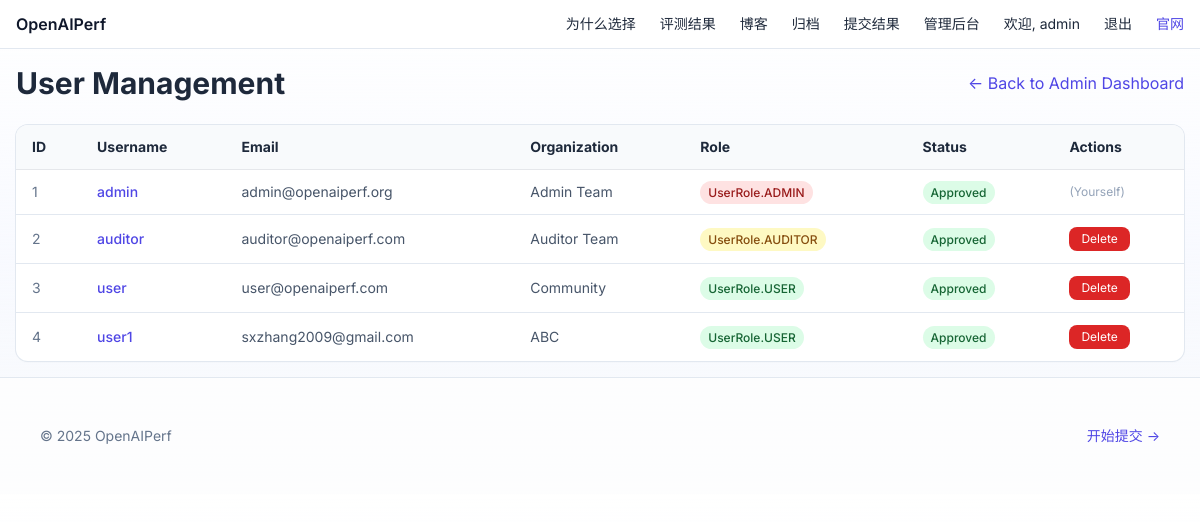
The app's page /admin/users (signed in) with its own data.
### app/models.py (models this page shows, shortened)
class User(SQLModel, table=True):
    id: int | None = Field(default=None, primary_key=True)
    username: str = Field(unique=True, index=True)
    hashed_password: str
    role: UserRole = Field(default=UserRole.USER, index=True)
    email: str = Field(unique=True, index=True)
    organization: str | None = Field(default=None)
    phone: str | None = Field(default=None)
    approved: bool = Field(default=False, index=True)  # New field for approval status
    created_at: dt.datetime = Field(default_factory=lambda: dt.datetime.utcnow())

### app/main.py (the view)
@app.get("/admin/users", response_class=HTMLResponse)
def admin_users_list(
    request: Request,
    session=Depends(get_session),
    user: User = Depends(require_admin),
    user_ctx: dict = Depends(get_user_for_template),
):
    users = session.query(User).order_by(User.id).all()
    ctx = {"request": request, "users": users}
    ctx.update(user_ctx)
    return templates.TemplateResponse("admin/users.html", ctx)

### templates/admin/users.html (shortened to what this page needs)
{% extends "base.html" %}
{% block content %}
<div class="max-w-7xl mx-auto p-4">
  <div class="flex justify-between items-center mb-6">
    <h1 class="text-3xl font-bold">User Management</h1>
    <a href="/admin" class="text-indigo-600 hover:text-indigo-800">&larr; Back to Admin Dashboard</a>
  </div>
  <div class="mt-4 overflow-x-auto bg-white rounded-xl shadow-sm ring-1 ring-slate-200">
    <table class="min-w-full text-sm">
      <thead class="bg-slate-50">
        <tr>
          <th class="px-4 py-3 text-left">ID</th>
          <th class="px-4 py-3 text-left">Username</th>
          <th class="px-4 py-3 text-left">Email</th>
          <th class="px-4 py-3 text-left">Organization</th>
          <th class="px-4 py-3 text-left">Role</th>
          <th class="px-4 py-3 text-left">Status</th>
          <th class="px-4 py-3 text-left">Actions</th>
        </tr>
      </thead>
      <tbody class="divide-y divide-slate-200">
        {% for u in users %}
        <tr class="border-t">
          <td class="px-4 py-3 text-slate-500">{{ u.id }}</td>
          <td class="px-4 py-3 font-medium">
            <a href="/user/{{ u.id }}" class="text-indigo-600 hover:text-indigo-800 hover:underline">{{ u.username }}</a>
          </td>
          <td class="px-4 py-3 text-slate-600">{{ u.email }}</td>
          <td class="px-4 py-3 text-slate-600">{{ u.organization or '-' }}</td>
          <td class="px-4 py-3">
            <span class="capitalize px-2 py-1 text-xs font-medium rounded-full
              {% if u.role == 'admin' %} bg-red-100 text-red-800
              {% elif u.role == 'auditor' %} bg-yellow-100 text-yellow-800
              {% else %} bg-green-100 text-green-800 {% endif %}">
              {{ u.role }}
            </span>
          </td>
          <td class="px-4 py-3">
            {% if u.approved %}
              <span class="px-2 py-1 text-xs font-medium rounded-full bg-green-100 text-green-800">
                Approved
              </span>
            {% else %}
              <span class="px-2 py-1 text-xs font-medium rounded-full bg-yellow-100 text-yellow-800">
                Pending
              </span>
            {% endif %}
          </td>
          <td class="px-4 py-3">
            <div class="flex gap-2">
              {% if current_user.id != u.id and u.role != 'admin' %}
                <form action="/admin/user/{{ u.id }}/delete" method="post" onsubmit="return confirm('Are you sure you want to delete user {{ u.username }}? This action cannot be undone.');" class="inline">
                  <button type="submit" class="px-3 py-1 bg-red-600 text-white text-xs rounded-lg hover:bg-red-700">Delete</button>
                </form>
              {% elif current_user.id == u.id %}
                <span class="text-slate-400 text-xs">(Yourself)</span>
              {% endif %}
            </div>
          </td>
        </tr>
        {% else %}
        <tr><td class="px-4 py-6 text-center text-slate-500" colspan="7">No users found.</td></tr>
        {% endfor %}
      </tbody>
    </table>
  </div>
</div>
{% endblock %}

### templates/base.html (shortened to what this page needs)
<!doctype html>
<html lang="zh-CN">
<head>
  <script src="https://cdn.tailwindcss.com"></script>
</head>
<body class="bg-gradient-to-b from-white via-indigo-50/40 to-slate-50 text-slate-800">
  <header class="sticky top-0 z-30 bg-white/70 backdrop-blur border-b border-slate-200">
    <div class="max-w-7xl mx-auto px-4 py-3 flex items-center justify-between">
      <a class="font-semibold text-slate-900" href="/">OpenAIPerf</a>
      <nav class="hidden md:flex items-center gap-6 text-sm">
        <a class="hover:text-indigo-600" href="/#why">为什么选择</a>
        <a class="hover:text-indigo-600" href="/results">评测结果</a>
        <a class="hover:text-indigo-600" href="/blog">博客</a>
        <a class="hover:text-indigo-600" href="/archive">归档</a>
        <a class="hover:text-indigo-600" href="/submit">提交结果</a>
        {% if current_user %}
          {% if current_user.role in ['admin', 'auditor'] %}
            <a class="hover:text-indigo-600" href="/admin">管理后台</a>
          {% endif %}
          <a class="hover:text-indigo-600" href="/profile">欢迎, {{ current_user.username }}</a>
          <a class="hover:text-indigo-600" href="/logout">退出</a>
        {% else %}
          <a class="hover:text-indigo-600" href="/login">登录</a>
          <a class="hover:text-indigo-600" href="/register">注册</a>
        {% endif %}
        <a class="text-indigo-600 font-medium" href="https://www.openaiperf.org" target="_blank">官网</a>
      </nav>
    </div>
  </header>
  {% block content %}{% endblock %}
  <footer class="py-12 border-t border-slate-200 bg-white/70">
    <div class="max-w-6xl mx-auto px-4 flex items-center justify-between">
      <p class="text-sm text-slate-500">© 2025 OpenAIPerf</p>
      <a href="/submit" class="text-sm text-indigo-600">开始提交 →</a>
    </div>
  </footer>
</body>
</html>

### templates/base.html (style rules this page uses)
body { font-family: Inter, system-ui, -apple-system, Segoe UI, Roboto, Helvetica, Arial, "Apple Color Emoji", "Segoe UI Emoji"; }

### records on screen
User: username "admin", id "1", email "admin@openaiperf.org", organization "Admin Team", role "UserRole.ADMIN", approved "Approved", shows "(Yourself)"
User: id "2", username "auditor", email "auditor@openaiperf.com", organization "Auditor Team", role "UserRole.AUDITOR", approved "Approved"
User: id "3", username "user", email "user@openaiperf.com", organization "Community", role "UserRole.USER", approved "Approved"
User: id "4", username "user1", email "sxzhang2009@gmail.com", organization "ABC", role "UserRole.USER", approved "Approved"
